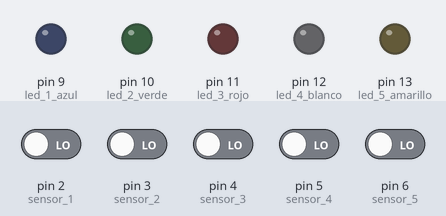
Simulated run of this sketch. Board: Arduino Uno, built with avr-gcc and run on an emulated ATmega328P. Shown: output pins drawn as LEDs (lit = HIGH). Inputs (shaded band) come from the test bench; at power-on: pin 2 (sensor_1), pin 3 (sensor_2), pin 4 (sensor_3), pin 5 (sensor_4), pin 6 (sensor_5) LOW.

Above: at 1.2 s.
1.3 s: pin 2 (sensor_1) driven HIGH
At 2.2 s:
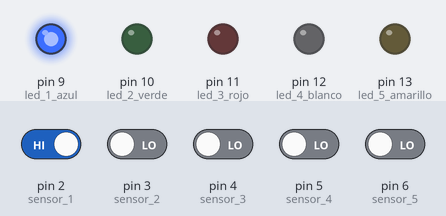
2.8 s: pin 3 (sensor_2) driven HIGH
At 3.4 s:
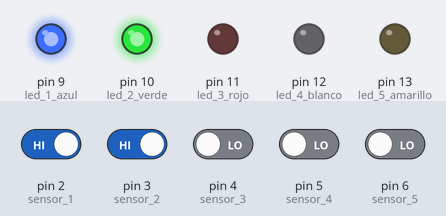
4.3 s: pin 4 (sensor_3) driven HIGH
At 5.5 s:
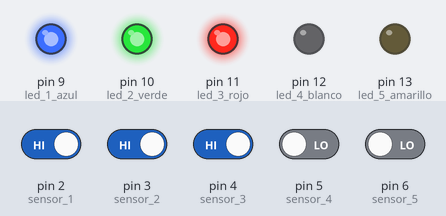
5.8 s: pin 5 (sensor_4) driven HIGH
At 6.9 s:
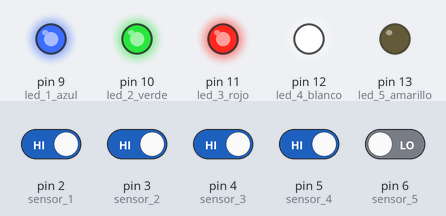
7.3 s: pin 6 (sensor_5) driven HIGH
At 8.0 s:
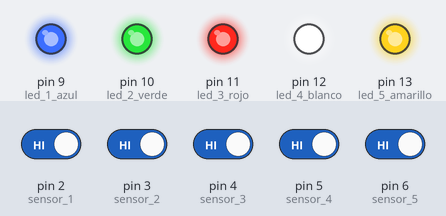
8.8 s: pin 2 (sensor_1) driven LOW
At 9.1 s:
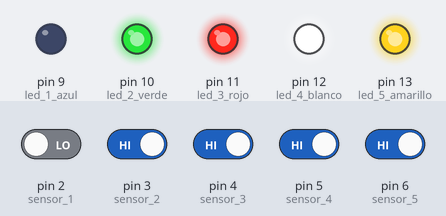
Timing chart, 0 to 11.3 s (numbered marks = the images above; inputs shaded):
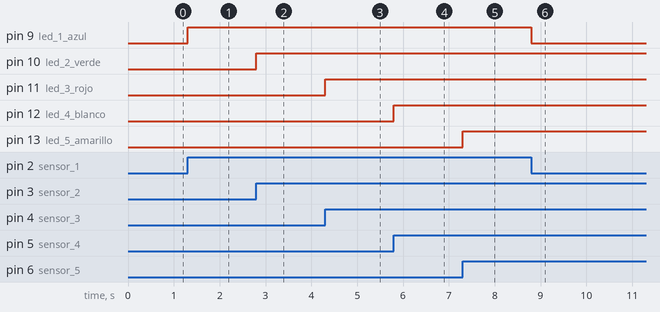

Measured:
- after the input at 1.3 s, pin 9 (led_1_azul): LOW → HIGH at once
- after the input at 2.8 s, pin 10 (led_2_verde): LOW → HIGH at once
- after the input at 4.3 s, pin 11 (led_3_rojo): LOW → HIGH at once
- after the input at 5.8 s, pin 12 (led_4_blanco): LOW → HIGH at once
- after the input at 7.3 s, pin 13 (led_5_amarillo): LOW → HIGH at once
- after the input at 8.8 s, pin 9 (led_1_azul): HIGH → LOW at once

The sketch:

scf_alarma_V1.ino
```cpp
int led_1_azul = 9;      // the PWM pin the LED is attached to
int led_2_verde = 10;     // the PWM pin the LED is attached to
int led_3_rojo = 11;      // the PWM pin the LED is attached to
int led_4_blanco = 12;   // the PWM pin the LED is attached to
int led_5_amarillo = 13;// the PWM pin the LED is attached to


int sensor_1= 2;
int sensor_2= 3;
int sensor_3= 4;
int sensor_4= 5;
int sensor_5= 6;


int sensor_ventana_1;
int sensor_ventana_2;
int sensor_ventana_3;
int sensor_ventana_4;
int sensor_ventana_5;

// the setup routine runs once when you press reset:
void setup()
{
  // declare pins to be an output:
  pinMode(led_1_azul, OUTPUT);
  pinMode(led_2_verde, OUTPUT);
  pinMode(led_3_rojo, OUTPUT);
  pinMode(led_4_blanco, OUTPUT);
  pinMode(led_5_amarillo, OUTPUT);

  pinMode(sensor_1, INPUT);
  pinMode(sensor_2, INPUT);
  pinMode(sensor_3, INPUT);
  pinMode(sensor_4, INPUT);
  pinMode(sensor_5, INPUT);


}

// the loop routine runs over and over again forever:
void loop()
{

  // set the pin of pin 9:
  sensor_ventana_1=digitalRead(sensor_1);
  if (sensor_ventana_1==1)
  {
    digitalWrite(led_1_azul,1);

  }
  else

    digitalWrite(led_1_azul,0);

  // set the pin of pin 10:
 sensor_ventana_2=digitalRead(sensor_2);
  if (sensor_ventana_2==1)
  {
    digitalWrite(led_2_verde,1);

  }
  else

    digitalWrite(led_2_verde,0);


  // set the pin of pin 11:
   sensor_ventana_3=digitalRead(sensor_3);
  if (sensor_ventana_3==1)
  {
    digitalWrite(led_3_rojo,1);

  }
  else

    digitalWrite(led_3_rojo,0);


  // set the pin of pin 121:
   sensor_ventana_4=digitalRead(sensor_4);
  if (sensor_ventana_4==1)
  {
    digitalWrite(led_4_blanco,1);

  }
  else

    digitalWrite(led_4_blanco,0);


  // set the pin of pin 13:
     sensor_ventana_5=digitalRead(sensor_5);
  if (sensor_ventana_5==1)
  {
    digitalWrite(led_5_amarillo,1);

  }
  else

    digitalWrite(led_5_amarillo,0);


}
```
